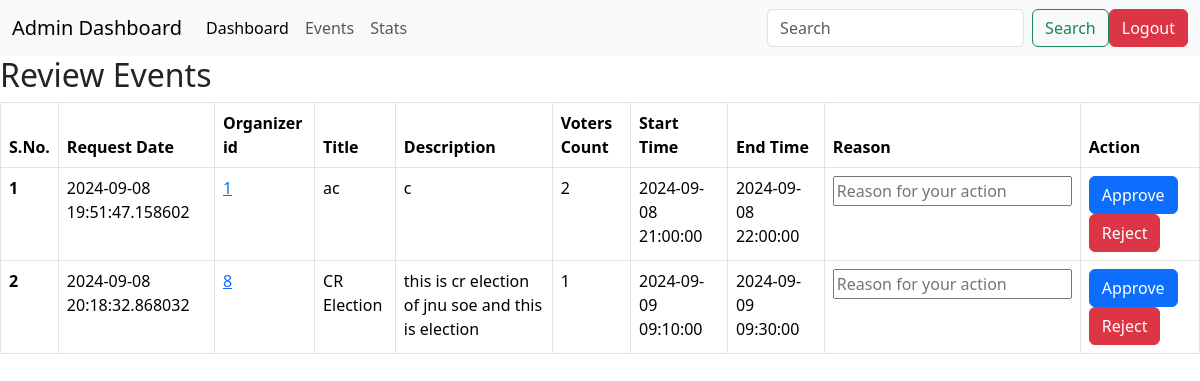
The page /admin/review on the database as committed earlier.
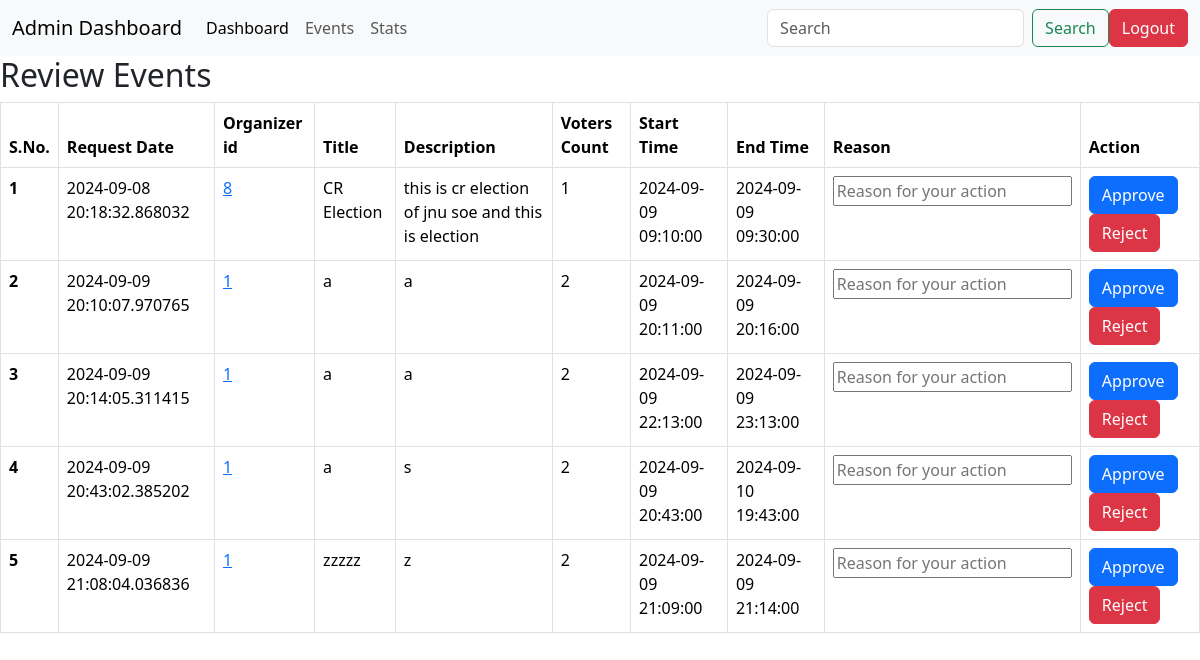
The same page on the database as committed later.
### application/models.py (models this page shows)
class Event(db.Model):
    id=db.Column(db.Integer(),primary_key=True)
    createTime=db.Column(db.DateTime)
    organizerId=db.Column(db.Integer(),db.ForeignKey('user.id'))
    title=db.Column(db.String(),default='x')
    desc=db.Column(db.String(),default='x')
    endTime=db.Column(db.DateTime,nullable=False)
    startTime=db.Column(db.DateTime,nullable=False)
    isApproved=db.Column(db.Boolean,default=False)
    voterCount=db.Column(db.Integer())
    durHour=db.Column(db.Integer())
    durMin=db.Column(db.Integer())
    votes=db.relationship('Vote',backref='event')

### application/controllers.py (the view)
@app.route('/admin/review')
def adminReview():
    events=Event.query.filter_by(isApproved=0).all()
    return render_template('admin_review.html',events=events)

### templates/admin_review.html (shortened to what this page needs)
<!DOCTYPE html>
<html lang="en">
<head>
    <link href="https://cdn.jsdelivr.net/npm/bootstrap@5.3.3/dist/css/bootstrap.min.css" rel="stylesheet">
</head>
<body>
    <nav class="navbar navbar-expand-lg bg-body-tertiary">
        <div class="container-fluid">
          <a class="navbar-brand" href="#">Admin Dashboard</a>
          <div class="collapse navbar-collapse" id="navbarSupportedContent">
            <ul class="navbar-nav me-auto mb-2 mb-lg-0">
              <li class="nav-item">
                <a class="nav-link active" aria-current="page" href="/admin">Dashboard</a>
              </li>
              <li class="nav-item">
                <a class="nav-link" href="/admin/events">Events</a>
              </li>
              <li class="nav-item">
                <a class="nav-link" href="/admin/stats">Stats</a>
              </li>
            </ul>
            <form class="d-flex" role="search">
              <input class="form-control me-2" type="search" placeholder="Search" aria-label="Search">
              <button class="btn btn-outline-success" type="submit">Search</button>
            </form>
            <a class="btn btn-danger" href="/">Logout</a>
          </div>
        </div>
      </nav>
    <h2>Review Events</h2>
    {% if events|length == 0 %}
        <h3>No Events To Review</h3>
    {%else%}
    <table class="table table-bordered">
        <thead>
            <tr>
                <th scope="col">S.No.</th>
                <th scope="col">Request Date</th>
                <th scope="col">Organizer id</th>
                <th scope="col">Title</th>
                <th scope="col">Description</th>
                <th scope="col">Voters Count</th>
                <th scope="col">Start Time</th>
                <th scope="col">End Time</th>
                <th scope="col">Reason</th>
                <th scope="col">Action</th>
            </tr>
        </thead>
        <tbody>
            {%for event in events%}
                <tr>
                    <th scope="row">{{loop.index}}</th>
                    <td>{{event.createTime}}</td>
                    <td><a href="/admin/{{event.organizerId}}/watchUser">{{event.organizerId}}</a></td>
                    <td>{{event.title}}</td>
                    <td>{{event.desc}}</td>
                    <td>{{event.voterCount}}</td>
                    <td>{{event.startTime}}</td>
                    <td>{{event.endTime}}</td>
                    <td><input type="text" placeholder="Reason for your action"></td>
                    <td><a type="button" class="btn btn-primary" href="/admin/{{event.id}}/approve">Approve</a><a type="button" class="btn btn-danger" href="/{{event.id}}/reject">Reject</a></td>
                </tr>
              {%endfor%}
        </tbody>
    </table>
    {%endif%}
</body>
</html>

Rows that differ between the two databases and show on the page:
removed Event: createTime "2024-09-08 19:51:47.158602", organizerId "1", title "ac", desc "c", voterCount "2", startTime "2024-09-08 21:00:00", endTime "2024-09-08 22:00:00"
added Event: createTime "2024-09-09 20:10:07.970765", organizerId "1", title "a", desc "a", voterCount "2", startTime "2024-09-09 20:11:00", endTime "2024-09-09 20:16:00"
added Event: createTime "2024-09-09 20:14:05.311415", organizerId "1", title "a", desc "a", voterCount "2", startTime "2024-09-09 22:13:00", endTime "2024-09-09 23:13:00"
added Event: createTime "2024-09-09 20:43:02.385202", organizerId "1", title "a", desc "s", voterCount "2", startTime "2024-09-09 20:43:00", endTime "2024-09-10 19:43:00"
added Event: createTime "2024-09-09 21:08:04.036836", organizerId "1", title "zzzzz", desc "z", voterCount "2", startTime "2024-09-09 21:09:00", endTime "2024-09-09 21:14:00"
